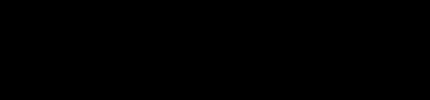
Frame 1 (no input)
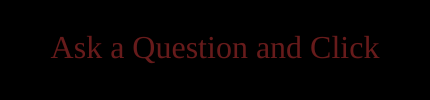
Frame 60 (no input)
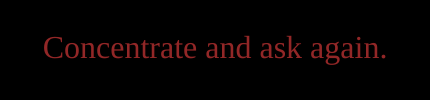
Frame 120 (the mouse pressed at the canvas centre since frame 60)

The p5.js sketch that drew these frames (run headless with seeded random() and noise() and a simulated clock; from frame 60 on, the mouse is pressed at the canvas centre):

// p5.js sketch
// ── sketch.js
var message = "Ask a Question and Click";
var alph = 0;
var choices = ["It is certain."
 ,"It is decidedly so."
 ,"Without a doubt."
 ,"Yes - definitely."
 ,"You may rely on it."
 ,"As I see it, yes."
 ,"Most likely."
 ,"Outlook good."
 ,"Yes."
 ,"Signs point to yes."
 ,"Reply hazy, try again."
 ,"Ask again later."
 ,"Better not tell you now."
 ,"Cannot predict now."
 ,"Concentrate and ask again."
 ,"Don't count on it."
 ,"My reply is no."
 ,"My sources say no."
 ,"Outlook not so good."
 ,"Very doubtful."]
function setup() {
  createCanvas(430, 100);
  textAlign(CENTER,CENTER);
  textSize(32);
  textFont("Permanent Marker");
}

function draw() {
  background(0);
  fill(222,59,59,alph);
  text(message,width/2,height/2);
  
  alph+=2;
  
}

function mousePressed(){
  message = choices[floor(random(choices.length))];
  alph = 50;
}
